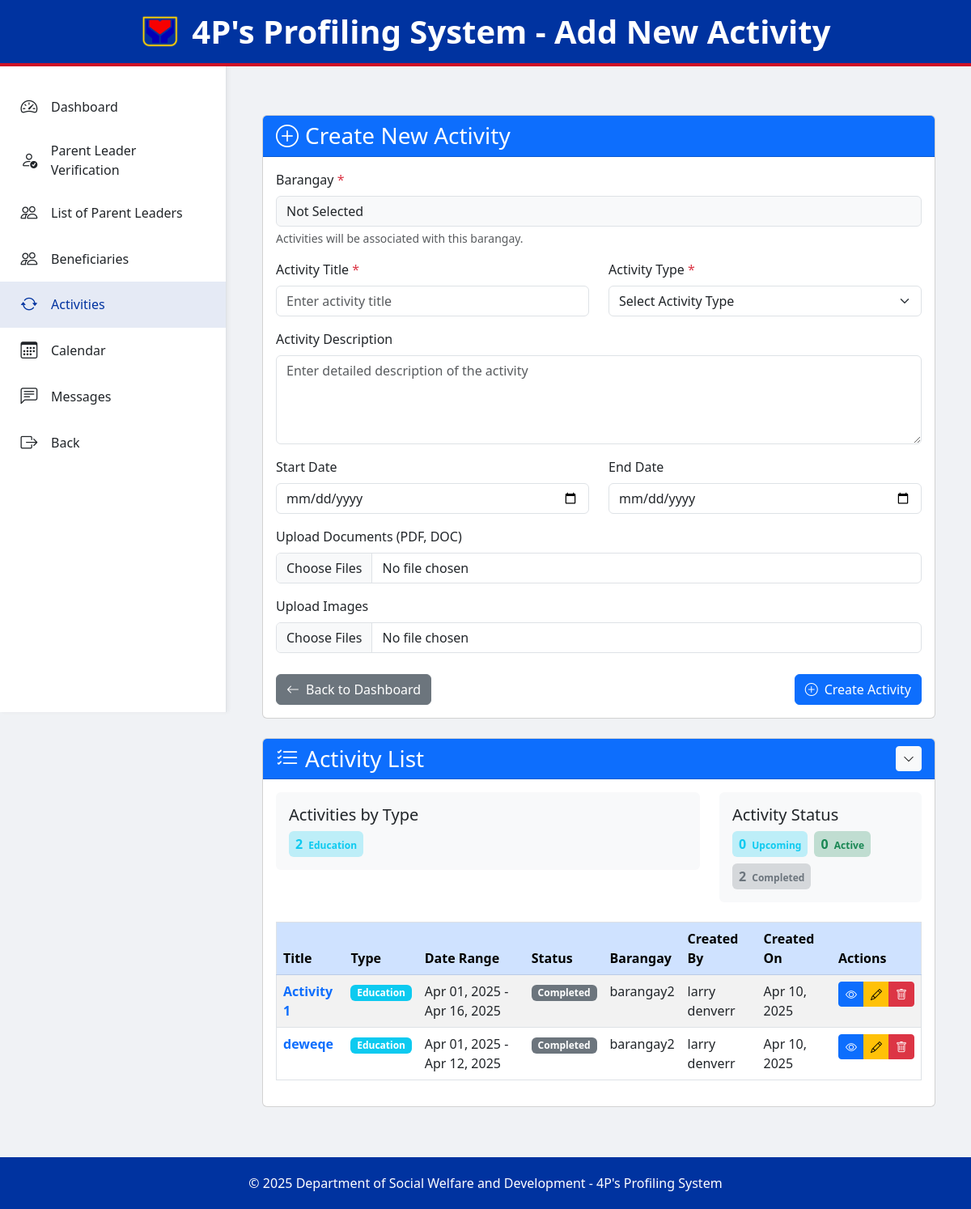
The app's page /Admin/add_activities.php, older data.
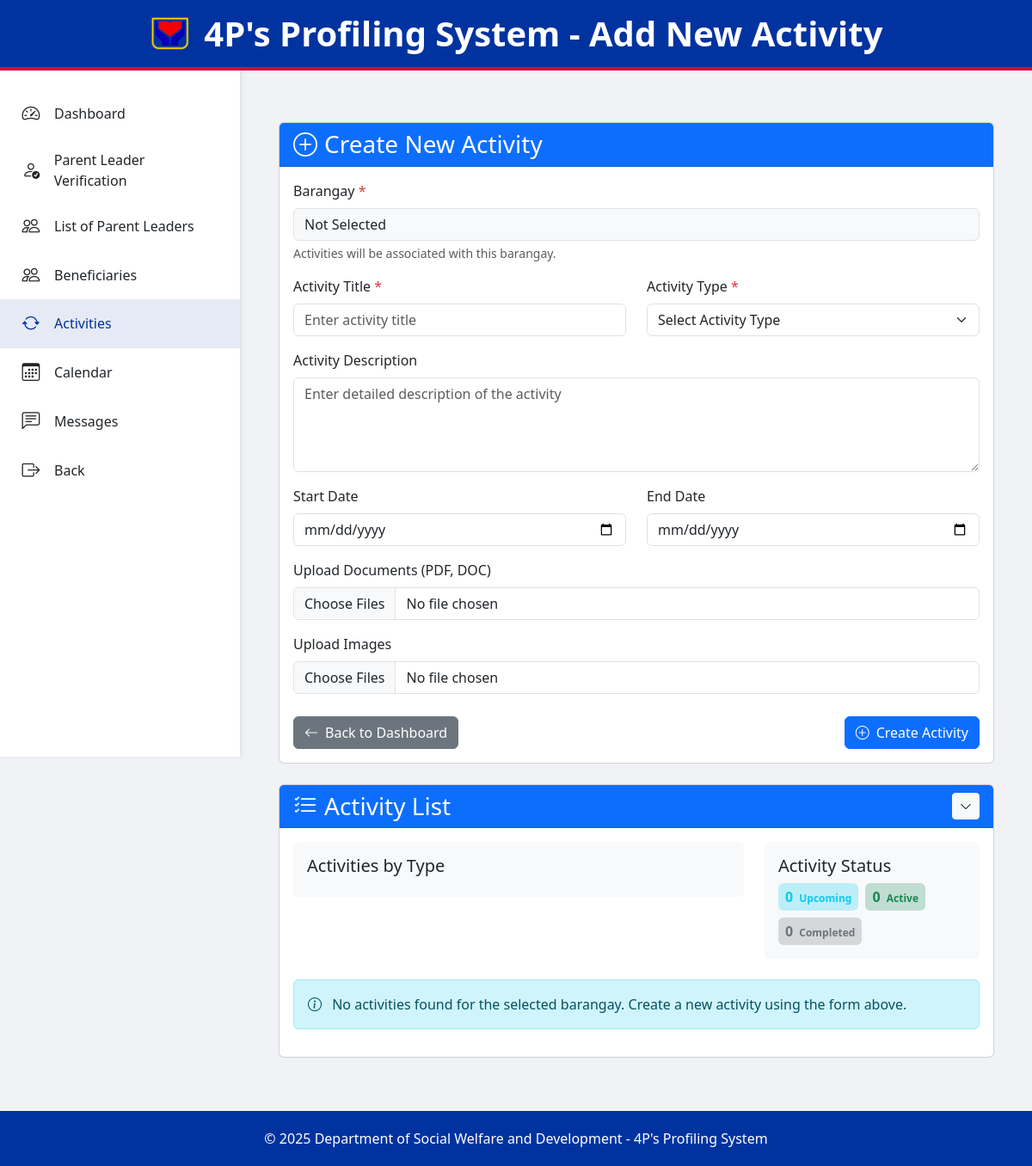
The same page, newer data.
### tables this page shows
CREATE TABLE `activities` (
  `activity_id` int(11) NOT NULL,
  `title` varchar(255) NOT NULL,
  `description` text DEFAULT NULL,
  `activity_type` enum('health_check','education','family_development_session','community_meeting','other') NOT NULL,
  `start_date` date DEFAULT NULL,
  `end_date` date DEFAULT NULL,
  `attachments` longtext DEFAULT NULL CHECK (json_valid(`attachments`)),
  `barangay_id` int(11) DEFAULT NULL,
  `created_by` int(11) NOT NULL,
  `created_at` timestamp NOT NULL DEFAULT current_timestamp(),
  `updated_at` timestamp NOT NULL DEFAULT current_timestamp() ON UPDATE current_timestamp()
);

CREATE TABLE `barangays` (
  `barangay_id` int(11) NOT NULL,
  `name` varchar(100) NOT NULL,
  `captain_name` varchar(100) DEFAULT NULL,
  `image_path` varchar(255) DEFAULT NULL,
  `created_at` datetime NOT NULL,
  `updated_at` datetime DEFAULT NULL
);

### backend/connections/database.php (called while the page is built, shortened)
<?php
class Database {
    private $conn;
    private function connect() {
        $this->conn = new mysqli(DB_HOST, DB_USERNAME, DB_PASSWORD, DB_NAME);
    }
    public function fetchAll($sql, $params = []) {
        try {
            $stmt = $this->prepareAndBind($sql, $params);
            $stmt->execute();
            $result = $stmt->get_result();
            $rows = [];
            while ($row = $result->fetch_assoc()) {
                $rows[] = $row;
            }
            return $rows;
        } catch (Exception $e) {
            error_log("Fetch All Error: " . $e->getMessage());
            throw $e;
        }
    }
    private function prepareAndBind($sql, $params) {
        try {
            $stmt = $this->conn->prepare($sql);
            return $stmt;
        } catch (Exception $e) {
            error_log("Prepare and Bind Error: " . $e->getMessage());
            throw $e;
        }
    }
    public function closeConnection() {
        if ($this->conn) {
            $this->conn = null;
        }
    }
}

### Admin/add_activities.php (the view, shortened to what the changed rows need)
<?php
require_once "../backend/connections/config.php";
require_once "../backend/connections/database.php";
$activities = [];
$activities_query_params = [];
$activities_query = "SELECT a.*, b.name as barangay_name, CONCAT(u.firstname, ' ', u.lastname) as creator_name
                    FROM activities a
                    LEFT JOIN barangays b ON a.barangay_id = b.barangay_id
                    LEFT JOIN users u ON a.created_by = u.user_id
                    WHERE 1=1 ";
$activities_query .= "ORDER BY a.created_at DESC";
try {
    $db = new Database();
    if (!empty($activities_query_params)) {
        $activities = $db->fetchAll($activities_query, $activities_query_params);
    } else {
        $activities = $db->fetchAll($activities_query);
    }
} catch (Exception $e) {
    $error_message = "Error fetching activities: " . $e->getMessage();
}
$activity_type_counts = [
    'health_check' => 0,
    'education' => 0,
    'family_development_session' => 0,
    'community_meeting' => 0,
    'other' => 0
];
$upcoming_activities = 0;
$active_activities = 0;
$completed_activities = 0;
$today = date('Y-m-d');
foreach ($activities as $activity) {
    if (isset($activity_type_counts[$activity['activity_type']])) {
        $activity_type_counts[$activity['activity_type']]++;
    } else {
        $activity_type_counts['other']++;
    }
    $start_date = $activity['start_date'];
    $end_date = $activity['end_date'];
    if ($today < $start_date) {
        $upcoming_activities++;
    } elseif ($today > $end_date) {
        $completed_activities++;
    } else {
        $active_activities++;
    }
}
$activity_type_labels = [
    'health_check' => 'Health Check',
    'education' => 'Education',
    'family_development_session' => 'Family Development Session',
    'community_meeting' => 'Community Meeting',
    'other' => 'Other'
];
$activity_type_styles = [
    'health_check' => 'success',
    'education' => 'info',
    'family_development_session' => 'warning',
    'community_meeting' => 'primary',
    'other' => 'secondary'
];
?>
<!DOCTYPE html>
<html lang="en">
<head>
    <link href="https://cdn.jsdelivr.net/npm/bootstrap@5.3.0-alpha1/dist/css/bootstrap.min.css" rel="stylesheet">
    <link rel="stylesheet" href="https://cdn.jsdelivr.net/npm/bootstrap-icons@1.10.0/font/bootstrap-icons.css">
    <link href="css/admin.css" rel="stylesheet">
</head>
<body>
    <header class="page-header">
        <div class="logo-container">
            <h1>4P's Profiling System - Add New Activity</h1>
        </div>
    </header>
    <div class="main-content">
        <div class="container-fluid">
            <div class="card mt-4">
                <div class="collapse show" id="activitiesCollapse">
                    <div class="card-body">
                        <div class="row mb-4">
                            <div class="col-md-8">
                                <div class="card border-0 bg-light">
                                    <div class="card-body">
                                        <div class="d-flex flex-wrap gap-2 mt-2">
                                            <?php foreach ($activity_type_counts as $type => $count): ?>
                                                <?php if ($count > 0): ?>
                                                <div class="badge bg-<?php echo $activity_type_styles[$type]; ?> bg-opacity-25 text-<?php echo $activity_type_styles[$type]; ?> p-2">
                                                    <span class="fw-bold fs-6"><?php echo $count; ?></span>
                                                    <span class="ms-1"><?php echo $activity_type_labels[$type]; ?></span>
                                                </div>
                                                <?php endif; ?>
                                            <?php endforeach; ?>
                                        </div>
                                    </div>
                                </div>
                            </div>
                            <div class="col-md-4">
                                <div class="card border-0 bg-light">
                                    <div class="card-body">
                                        <div class="d-flex flex-wrap gap-2 mt-2">
                                            <div class="badge bg-secondary bg-opacity-25 text-secondary p-2">
                                                <span class="fw-bold fs-6"><?php echo $completed_activities; ?></span>
                                                <span class="ms-1">Completed</span>
                                            </div>
                                        </div>
                                    </div>
                                </div>
                            </div>
                        </div>
                        <?php if (empty($activities)): ?>
                            <div class="alert alert-info">
                                <i class="bi bi-info-circle me-2"></i> No activities found for the selected barangay. Create a new activity using the form above.
                            </div>
                        <?php else: ?>
                            <div class="table-responsive">
                                <table class="table table-striped table-hover border">
                                    <thead class="table-primary">
                                        <tr>
                                            <th>Title</th>
                                            <th>Type</th>
                                            <th>Date Range</th>
                                            <th>Status</th>
                                            <th>Barangay</th>
                                            <th>Created By</th>
                                            <th>Created On</th>
                                            <th>Actions</th>
                                        </tr>
                                    </thead>
                                    <tbody>
                                        <?php foreach ($activities as $activity): ?>
                                            <?php
                                            $start_date = $activity['start_date'];
                                            $end_date = $activity['end_date'];
                                            if ($today < $start_date) {
                                                $status = ['label' => 'Upcoming', 'class' => 'info'];
                                            } elseif ($today > $end_date) {
                                                $status = ['label' => 'Completed', 'class' => 'secondary'];
                                            } else {
                                                $status = ['label' => 'Active', 'class' => 'success'];
                                            }
                                            $type_class = $activity_type_styles[$activity['activity_type']] ?? 'secondary';
                                            $type_label = $activity_type_labels[$activity['activity_type']] ?? ucfirst(str_replace('_', ' ', $activity['activity_type']));
                                            ?>
                                            <tr>
                                                <td>
                                                    <a href="tabs/view_activity.php?id=<?php echo $activity['activity_id']; ?>" class="fw-bold text-decoration-none">
                                                        <?php echo htmlspecialchars($activity['title']); ?>
                                                    </a>
                                                </td>
                                                <td>
                                                    <span class="badge bg-<?php echo $type_class; ?>">
                                                        <?php echo $type_label; ?>
                                                    </span>
                                                </td>
                                                <td>
                                                    <?php if ($activity['start_date'] && $activity['end_date']): ?>
                                                        <?php echo date('M d, Y', strtotime($activity['start_date'])); ?> -
                                                        <?php echo date('M d, Y', strtotime($activity['end_date'])); ?>
                                                    <?php elseif ($activity['start_date']): ?>
                                                        <?php echo date('M d, Y', strtotime($activity['start_date'])); ?>
                                                    <?php else: ?>
                                                        <span class="text-muted">No date specified</span>
                                                    <?php endif; ?>
                                                </td>
                                                <td>
                                                    <span class="badge bg-<?php echo $status['class']; ?>">
                                                        <?php echo $status['label']; ?>
                                                    </span>
                                                </td>
                                                <td><?php echo htmlspecialchars($activity['barangay_name'] ?? 'N/A'); ?></td>
                                                <td><?php echo htmlspecialchars($activity['creator_name'] ?? 'System'); ?></td>
                                                <td><?php echo date('M d, Y', strtotime($activity['created_at'])); ?></td>
                                                <td>
                                                    <div class="btn-group">
                                                        <a href="tabs/view_activity.php?id=<?php echo $activity['activity_id']; ?>" class="btn btn-sm btn-primary">
                                                            <i class="bi bi-eye"></i>
                                                        </a>
                                                        <a href="tabs/edit_activity.php?id=<?php echo $activity['activity_id']; ?>" class="btn btn-sm btn-warning">
                                                            <i class="bi bi-pencil"></i>
                                                        </a>
                                                        <button type="button" class="btn btn-sm btn-danger" data-bs-toggle="modal" data-bs-target="#deleteModal"
                                                                data-activity-id="<?php echo $activity['activity_id']; ?>"
                                                                data-activity-title="<?php echo htmlspecialchars($activity['title']); ?>">
                                                            <i class="bi bi-trash"></i>
                                                        </button>
                                                    </div>
                                                </td>
                                            </tr>
                                        <?php endforeach; ?>
                                    </tbody>
                                </table>
                            </div>
                        <?php endif; ?>
                    </div>
                </div>
            </div>
        </div>
    </div>
</body>
</html>

Row changes from the older to the newer data that the page shows:
removed activities: title "Activity 1", activity_type "Education", start_date "Apr 01, 2025", end_date "Apr 16, 2025", label "Completed", barangay.name "barangay2", creator_name "larry denverr", created_at "Apr 10, 2025"
removed activities: title "deweqe", activity_type "Education", start_date "Apr 01, 2025", end_date "Apr 12, 2025", label "Completed", barangay.name "barangay2", creator_name "larry denverr", created_at "Apr 10, 2025"
Text that changed along with them:
$completed_activities: "2" → "0"
text no longer shown: "Title Type Date Range Status Barangay Created By Created On Actions"
text now shown: "No activities found for the selected barangay. Create a new activity using the form above."
list line gone: "2 Education"
